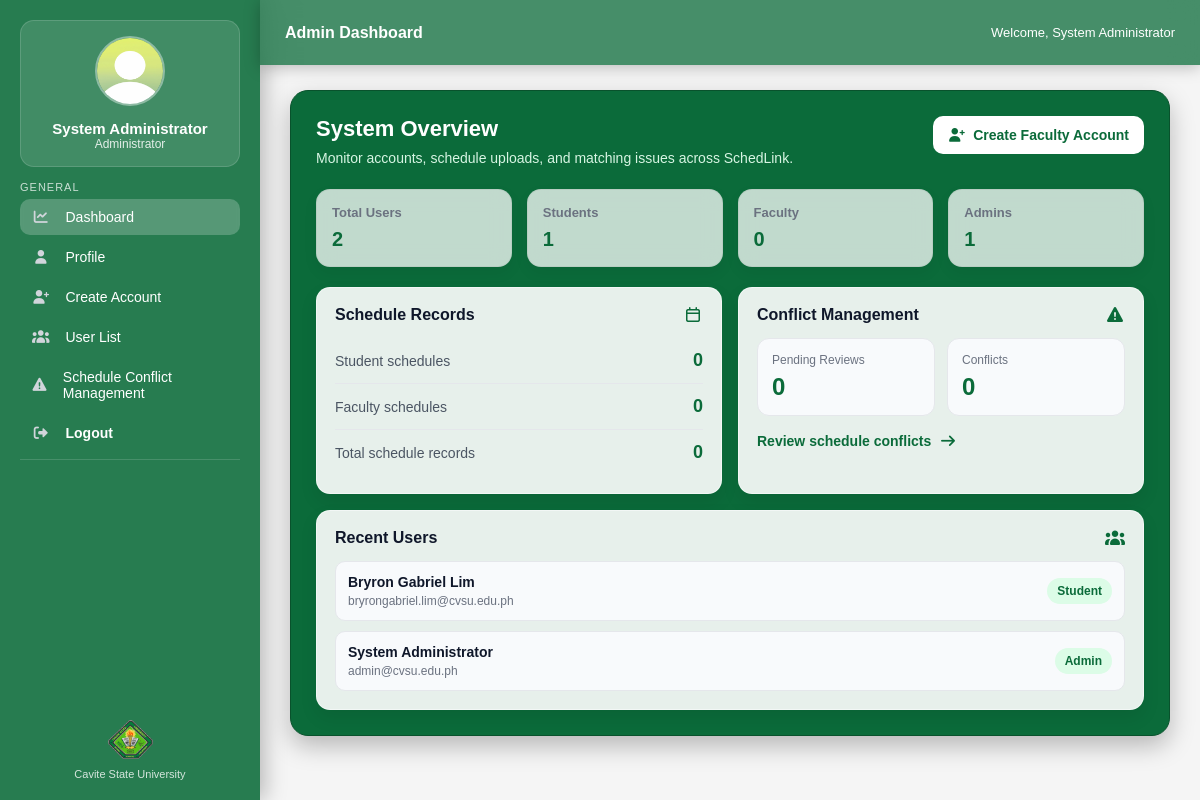
/php/admindashboard.php (signed in), run on the app's committed database.
### tables this page shows
CREATE TABLE `users` (
  `user_id` int(11) NOT NULL,
  `fullname` varchar(255) NOT NULL,
  `email` varchar(255) NOT NULL,
  `password` varchar(255) NOT NULL,
  `role` enum('student','faculty','admin') NOT NULL,
  `profile_picture` varchar(255) DEFAULT NULL
);

### php/admindashboard.php (the view, shortened to what this page needs)
<?php
include '../includes/db.php';
$user_id = (int) $_SESSION['user_id'];
$stmt = $conn->prepare("SELECT * FROM users WHERE user_id = ?");
$stmt->bind_param("i", $user_id);
$stmt->execute();
$admin = $stmt->get_result()->fetch_assoc();
function countRows(mysqli $conn, string $sql): int {
    $result = $conn->query($sql);
    $row = $result->fetch_assoc();
    return (int) ($row['total'] ?? 0);
}
$total_users = countRows($conn, "SELECT COUNT(*) AS total FROM users");
$total_students = countRows($conn, "SELECT COUNT(*) AS total FROM users WHERE role = 'student'");
$total_faculty = countRows($conn, "SELECT COUNT(*) AS total FROM users WHERE role = 'faculty'");
$total_admins = countRows($conn, "SELECT COUNT(*) AS total FROM users WHERE role = 'admin'");
$student_schedules = countRows($conn, "SELECT COUNT(*) AS total FROM student_schedules");
$faculty_schedules = countRows($conn, "SELECT COUNT(*) AS total FROM faculty_schedules");
$pending_matches = countRows($conn, "SELECT COUNT(*) AS total FROM matched_schedules WHERE match_status = 'pending'");
$conflicts = countRows($conn, "SELECT COUNT(*) AS total FROM matched_schedules WHERE match_status = 'conflict'");
$recent_users = $conn->query("
    SELECT fullname, email, role
    FROM users
    ORDER BY user_id DESC
    LIMIT 5
");
$default_image = "../media/images.jpg";
$profile_picture = $default_image;
function e(string $value): string {
    return htmlspecialchars($value, ENT_QUOTES, 'UTF-8');
}
?>
<!DOCTYPE html>
<html lang="en">
<head>
    <link rel="stylesheet" href="../css/studentDashBoard.css">
    <link rel="stylesheet" href="../css/adminDashboard.css">
    <link rel="stylesheet" href="../fonts/css/all.min.css">
</head>
<body>
<div class="sidebar">
    <div>
        <div class="profile">
            <img src="<?php echo e($profile_picture); ?>" alt="Profile Picture">
            <h3><?php echo e($admin['fullname']); ?></h3>
            <p>Administrator</p>
        </div>
        <div class="section-title">GENERAL</div>
        <div class="nav">
            <a class="active" href="admindashboard.php">
                <i class="fa-solid fa-chart-line"></i> Dashboard
            </a>
            <a href="adminprofile.php">
                <i class="fa-solid fa-user"></i> Profile
            </a>
            <a href="create_account.php">
                <i class="fa-solid fa-user-plus"></i> Create Account
            </a>
            <a href="user_list.php">
                <i class="fa-solid fa-users"></i> User List
            </a>
            <a href="schedule_conflicts.php">
                <i class="fa-solid fa-triangle-exclamation"></i> Schedule Conflict Management
            </a>
            <a href="logout.php" class="logout-btn">
                <i class="fa-solid fa-right-from-bracket"></i> Logout
            </a>
        </div>
        <div class="divider"></div>
    </div>
    <div class="sidebar-footer">
        <img src="../media/cvsulogo.png" alt="CvSU Logo">
        <p>Cavite State University</p>
    </div>
</div>
<div class="header">
    <h2>Admin Dashboard</h2>
    <div class="user-box">
        Welcome, <?php echo e($admin['fullname']); ?>
    </div>
</div>
<div class="main">
    <div class="dashboard-container admin-dashboard">
        <div class="admin-dashboard-heading">
            <div>
                <h3>System Overview</h3>
                <p>Monitor accounts, schedule uploads, and matching issues across SchedLink.</p>
            </div>
            <a href="create_account.php" class="admin-action-btn">
                <i class="fa-solid fa-user-plus"></i>
                Create Faculty Account
            </a>
        </div>
        <div class="stats admin-stats">
            <div class="stat-card">
                <h4>Total Users</h4>
                <p><?php echo $total_users; ?></p>
            </div>
            <div class="stat-card">
                <h4>Students</h4>
                <p><?php echo $total_students; ?></p>
            </div>
            <div class="stat-card">
                <h4>Faculty</h4>
                <p><?php echo $total_faculty; ?></p>
            </div>
            <div class="stat-card">
                <h4>Admins</h4>
                <p><?php echo $total_admins; ?></p>
            </div>
        </div>
        <div class="admin-grid">
            <div class="admin-panel">
                <div class="admin-panel-header">
                    <h4>Schedule Records</h4>
                    <i class="fa-regular fa-calendar"></i>
                </div>
                <div class="admin-metric-row">
                    <span>Student schedules</span>
                    <strong><?php echo $student_schedules; ?></strong>
                </div>
                <div class="admin-metric-row">
                    <span>Faculty schedules</span>
                    <strong><?php echo $faculty_schedules; ?></strong>
                </div>
                <div class="admin-metric-row">
                    <span>Total schedule records</span>
                    <strong><?php echo $student_schedules + $faculty_schedules; ?></strong>
                </div>
            </div>
            <div class="admin-panel">
                <div class="admin-panel-header">
                    <h4>Conflict Management</h4>
                    <i class="fa-solid fa-triangle-exclamation"></i>
                </div>
                <div class="conflict-summary">
                    <div>
                        <span>Pending Reviews</span>
                        <strong><?php echo $pending_matches; ?></strong>
                    </div>
                    <div>
                        <span>Conflicts</span>
                        <strong><?php echo $conflicts; ?></strong>
                    </div>
                </div>
                <a href="schedule_conflicts.php" class="panel-link">
                    Review schedule conflicts
                    <i class="fa-solid fa-arrow-right"></i>
                </a>
            </div>
            <div class="admin-panel recent-users-panel">
                <div class="admin-panel-header">
                    <h4>Recent Users</h4>
                    <i class="fa-solid fa-users"></i>
                </div>
                <?php if ($recent_users && $recent_users->num_rows > 0): ?>
                    <div class="recent-user-list">
                        <?php while ($row = $recent_users->fetch_assoc()): ?>
                            <div class="recent-user-item">
                                <div>
                                    <strong><?php echo e($row['fullname']); ?></strong>
                                    <span><?php echo e($row['email']); ?></span>
                                </div>
                                <em><?php echo e(ucfirst($row['role'])); ?></em>
                            </div>
                        <?php endwhile; ?>
                    </div>
                <?php else: ?>
                    <p class="empty-state">No users found.</p>
                <?php endif; ?>
            </div>
        </div>
    </div>
</div>
</body>
</html>

### css/studentDashBoard.css (style rules this page uses)
* { margin:0; padding:0; box-sizing:border-box; font-family:Arial, sans-serif; }
body { display:flex; min-height:100vh; overflow-x:hidden; background:whitesmoke; background-size:cover; background-position:center; color:#eaf5ef; }
.sidebar { width:260px; min-width:260px; background:rgba(11,107,58,0.88); backdrop-filter:blur(14px); color:white; padding:20px; display:flex; flex-direction:column; justify-content:space-between; box-shadow:5px 0 20px rgba(0,0,0,0.25); z-index:1000; position:relative; }
.profile { background:rgba(255,255,255,0.12); padding:15px; border-radius:14px; text-align:center; margin-bottom:14px; border:1px solid rgba(255,255,255,0.15); }
.profile img { width:70px; height:70px; border-radius:50%; margin-bottom:10px; border:2px solid rgba(255,255,255,0.4); }
.profile h3 { font-size:15px; }
.profile p { font-size:12px; opacity:0.85; }
.section-title { font-size:11px; letter-spacing:1px; opacity:0.75; margin:14px 0 6px; }
.nav { display:flex; flex-direction:column; gap:4px; }
.nav a { color:white; text-decoration:none; padding:10px 12px; border-radius:10px; font-size:14px; display:flex; gap:8px; align-items:center; transition:0.25s; margin:0; }
.active { background:rgba(255,255,255,0.22); }
.divider { height:1px; background:rgba(255,255,255,0.15); margin:8px 0; }
.sidebar-footer { text-align:center; padding-top:10px; }
.sidebar-footer img { width:45px; margin-bottom:5px; }
.sidebar-footer p { font-size:11px; opacity:0.8; }
.header { position:fixed; z-index:1000; top:0; left:260px; right:0; height:65px; background:rgba(11,107,58,0.75); backdrop-filter:blur(14px); display:flex; align-items:center; justify-content:space-between; padding:0 25px; box-shadow:0 2px 15px rgba(0,0,0,0.25); }
.header h2 { font-size:16px; color:white; }
.user-box { font-size:13px; color:white; }
.main { flex:1; padding:90px 30px 30px; animation:fadeIn 0.35s ease-out; will-change:transform, opacity; }
.dashboard-container { background:#0b6b3a; color:white; border-radius:18px; padding:25px; border:1px solid #09522c; box-shadow:0 10px 25px rgba(0,0,0,0.25); }
.logout-btn { color: #ff4d4d; font-weight: bold; }
.nav a i { margin-right: 8px; color: #d1d5db; }
.stats { display: grid; grid-template-columns: repeat(auto-fit, minmax(180px, 1fr)); gap: 15px; margin-bottom: 20px; }
.stat-card { background: rgba(255,255,255,0.75); backdrop-filter: blur(10px); border-radius: 14px; padding: 15px; border: 1px solid rgba(0,0,0,0.05); box-shadow: 0 6px 15px rgba(0,0,0,0.05); }
.stat-card h4 { font-size: 13px; color: #6b7280; margin-bottom: 8px; }
.stat-card p { font-size: 20px; font-weight: 600; color: #0b6b3a; }

### data on the page
users: fullname "System Administrator", email "admin@cvsu.edu.ph", role "Admin"
users: fullname "Bryron Gabriel Lim", email "bryrongabriel.lim@cvsu.edu.ph", role "Student"

### other printed values
$total_users "2"
$total_students "1"
$total_faculty "0"
$total_admins "1"
$student_schedules "0"
$faculty_schedules "0"
$student_schedules + $faculty_schedules "0"
$pending_matches "0"
$conflicts "0"
